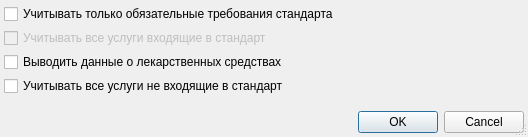
<?xml version="1.0" encoding="UTF-8"?>
<ui version="4.0">
 <class>CheckMesParametersDialog</class>
 <widget class="QDialog" name="CheckMesParametersDialog">
  <property name="windowModality">
   <enum>Qt::ApplicationModal</enum>
  </property>
  <property name="geometry">
   <rect>
    <x>0</x>
    <y>0</y>
    <width>528</width>
    <height>137</height>
   </rect>
  </property>
  <property name="windowTitle">
   <string>параметры отчёта</string>
  </property>
  <property name="sizeGripEnabled">
   <bool>true</bool>
  </property>
  <layout class="QGridLayout">
   <property name="margin">
    <number>4</number>
   </property>
   <property name="spacing">
    <number>4</number>
   </property>
   <item row="6" column="0">
    <widget class="QCheckBox" name="chkMedicamentsSection">
     <property name="text">
      <string>Выводить данные о лекарственных средствах</string>
     </property>
    </widget>
   </item>
   <item row="8" column="0">
    <widget class="QCheckBox" name="chkServiceNoMes">
     <property name="text">
      <string>Учитывать все услуги не входящие в стандарт</string>
     </property>
    </widget>
   </item>
   <item row="1" column="0" colspan="2">
    <widget class="QCheckBox" name="chkServiceMes">
     <property name="enabled">
      <bool>false</bool>
     </property>
     <property name="text">
      <string>Учитывать все услуги входящие в стандарт</string>
     </property>
    </widget>
   </item>
   <item row="0" column="0" colspan="2">
    <widget class="QCheckBox" name="chkMandatoryServiceMes">
     <property name="text">
      <string>Учитывать только обязательные требования стандарта</string>
     </property>
    </widget>
   </item>
   <item row="10" column="0" colspan="2">
    <widget class="QDialogButtonBox" name="buttonBox">
     <property name="orientation">
      <enum>Qt::Horizontal</enum>
     </property>
     <property name="standardButtons">
      <set>QDialogButtonBox::Cancel|QDialogButtonBox::Ok</set>
     </property>
    </widget>
   </item>
   <item row="9" column="0">
    <spacer>
     <property name="orientation">
      <enum>Qt::Vertical</enum>
     </property>
     <property name="sizeHint" stdset="0">
      <size>
       <width>129</width>
       <height>20</height>
      </size>
     </property>
    </spacer>
   </item>
  </layout>
 </widget>
 <tabstops>
  <tabstop>chkMandatoryServiceMes</tabstop>
  <tabstop>chkServiceMes</tabstop>
  <tabstop>chkMedicamentsSection</tabstop>
  <tabstop>chkServiceNoMes</tabstop>
  <tabstop>buttonBox</tabstop>
 </tabstops>
 <resources/>
 <connections>
  <connection>
   <sender>buttonBox</sender>
   <signal>accepted()</signal>
   <receiver>CheckMesParametersDialog</receiver>
   <slot>accept()</slot>
   <hints>
    <hint type="sourcelabel">
     <x>112</x>
     <y>177</y>
    </hint>
    <hint type="destinationlabel">
     <x>102</x>
     <y>90</y>
    </hint>
   </hints>
  </connection>
  <connection>
   <sender>buttonBox</sender>
   <signal>rejected()</signal>
   <receiver>CheckMesParametersDialog</receiver>
   <slot>reject()</slot>
   <hints>
    <hint type="sourcelabel">
     <x>225</x>
     <y>177</y>
    </hint>
    <hint type="destinationlabel">
     <x>236</x>
     <y>76</y>
    </hint>
   </hints>
  </connection>
  <connection>
   <sender>chkMandatoryServiceMes</sender>
   <signal>toggled(bool)</signal>
   <receiver>chkServiceMes</receiver>
   <slot>setEnabled(bool)</slot>
   <hints>
    <hint type="sourcelabel">
     <x>263</x>
     <y>14</y>
    </hint>
    <hint type="destinationlabel">
     <x>263</x>
     <y>39</y>
    </hint>
   </hints>
  </connection>
 </connections>
</ui>
